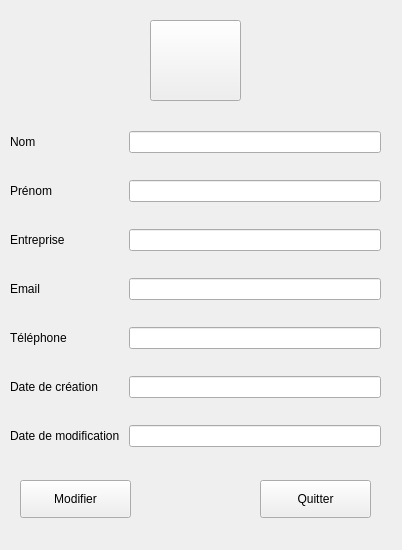
<?xml version="1.0" encoding="UTF-8"?>
<ui version="4.0">
 <class>formulaire</class>
 <widget class="QWidget" name="formulaire">
  <property name="geometry">
   <rect>
    <x>0</x>
    <y>0</y>
    <width>402</width>
    <height>550</height>
   </rect>
  </property>
  <property name="windowTitle">
   <string>Form</string>
  </property>
  <widget class="QPushButton" name="photoB">
   <property name="geometry">
    <rect>
     <x>150</x>
     <y>20</y>
     <width>91</width>
     <height>81</height>
    </rect>
   </property>
   <property name="text">
    <string/>
   </property>
  </widget>
  <widget class="QWidget" name="gridLayoutWidget">
   <property name="geometry">
    <rect>
     <x>10</x>
     <y>110</y>
     <width>371</width>
     <height>361</height>
    </rect>
   </property>
   <layout class="QGridLayout" name="gridLayout">
    <item row="1" column="1">
     <widget class="QLineEdit" name="linePrenom">
      <property name="enabled">
       <bool>true</bool>
      </property>
     </widget>
    </item>
    <item row="1" column="0">
     <widget class="QLabel" name="label_3">
      <property name="text">
       <string>Prénom</string>
      </property>
     </widget>
    </item>
    <item row="2" column="0">
     <widget class="QLabel" name="label_4">
      <property name="text">
       <string>Entreprise</string>
      </property>
     </widget>
    </item>
    <item row="5" column="1">
     <widget class="QLineEdit" name="lineDC">
      <property name="enabled">
       <bool>true</bool>
      </property>
     </widget>
    </item>
    <item row="0" column="0">
     <widget class="QLabel" name="label_2">
      <property name="text">
       <string>Nom</string>
      </property>
     </widget>
    </item>
    <item row="5" column="0">
     <widget class="QLabel" name="label">
      <property name="text">
       <string>Date de création </string>
      </property>
     </widget>
    </item>
    <item row="4" column="0">
     <widget class="QLabel" name="label_6">
      <property name="text">
       <string>Téléphone</string>
      </property>
     </widget>
    </item>
    <item row="0" column="1">
     <widget class="QLineEdit" name="lineNom">
      <property name="enabled">
       <bool>true</bool>
      </property>
     </widget>
    </item>
    <item row="3" column="1">
     <widget class="QLineEdit" name="lineEmail"/>
    </item>
    <item row="4" column="1">
     <widget class="QLineEdit" name="lineTelephone"/>
    </item>
    <item row="2" column="1">
     <widget class="QLineEdit" name="lineEntreprise"/>
    </item>
    <item row="3" column="0">
     <widget class="QLabel" name="label_5">
      <property name="text">
       <string>Email</string>
      </property>
     </widget>
    </item>
    <item row="6" column="0">
     <widget class="QLabel" name="label_7">
      <property name="text">
       <string>Date de modification </string>
      </property>
     </widget>
    </item>
    <item row="6" column="1">
     <widget class="QLineEdit" name="lineDM">
      <property name="enabled">
       <bool>true</bool>
      </property>
     </widget>
    </item>
   </layout>
  </widget>
  <widget class="QPushButton" name="modifierB">
   <property name="geometry">
    <rect>
     <x>20</x>
     <y>480</y>
     <width>111</width>
     <height>38</height>
    </rect>
   </property>
   <property name="text">
    <string>Modifier</string>
   </property>
  </widget>
  <widget class="QPushButton" name="quitterB">
   <property name="geometry">
    <rect>
     <x>260</x>
     <y>480</y>
     <width>111</width>
     <height>38</height>
    </rect>
   </property>
   <property name="text">
    <string>Quitter</string>
   </property>
  </widget>
 </widget>
 <resources/>
 <connections/>
</ui>
